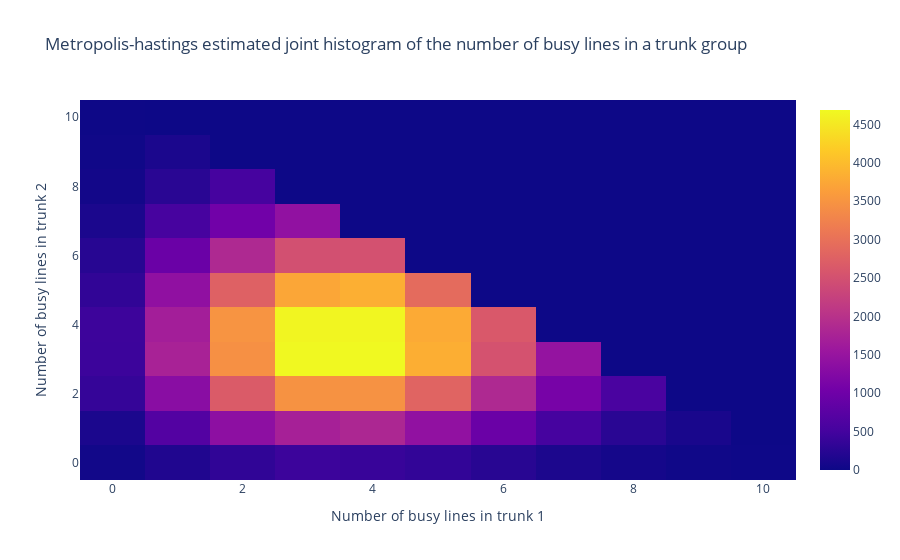

This figure's notebook cell:
### Code cell
hist_est_gibbs = np.histogram2d(xs,ys, bins = [np.arange(m+2),np.arange(m+2)])[0]
fig = go.Figure(data = [go.Heatmap(z = hist_est_gibbs)])
fig.update_layout(title = 'Metropolis-hastings estimated joint histogram of the number of busy lines in a trunk group',
                  xaxis_title = 'Number of busy lines in trunk 1',
                  yaxis_title = 'Number of busy lines in trunk 2')
fig.show()

### Figure 1 — Plotly figure (JSON) as saved in the notebook; plotly's stock layout.template omitted (floating-point values rounded to 4 significant figures)
{"data": [{"type": "heatmap", "z": [[47, 174, 321, 432, 393, 342, 244, 137, 75, 30, 13], [132, 679, 1378, 1717, 1816, 1424, 948, 519, 260, 114, 0], [364, 1321, 2666, 3472, 3464, 2797, 1849, 1100, 569, 0, 0], [425, 1746, 3445, 4672, 4688, 3822, 2519, 1459, 0, 0, 0], [443, 1670, 3489, 4646, 4657, 3778, 2623, 0, 0, 0, 0], [331, 1408, 2760, 3730, 3840, 2907, 0, 0, 0, 0, 0], [238, 950, 1854, 2496, 2508, 0, 0, 0, 0, 0, 0], [125, 527, 1025, 1424, 0, 0, 0, 0, 0, 0, 0], [53, 252, 526, 0, 0, 0, 0, 0, 0, 0, 0], [30, 128, 0, 0, 0, 0, 0, 0, 0, 0, 0], [9, 0, 0, 0, 0, 0, 0, 0, 0, 0, 0]]}], "layout": {"title": {"text": "Metropolis-hastings estimated joint histogram of the number of busy lines in a trunk group"}, "xaxis": {"title": {"text": "Number of busy lines in trunk 1"}}, "yaxis": {"title": {"text": "Number of busy lines in trunk 2"}}}}
